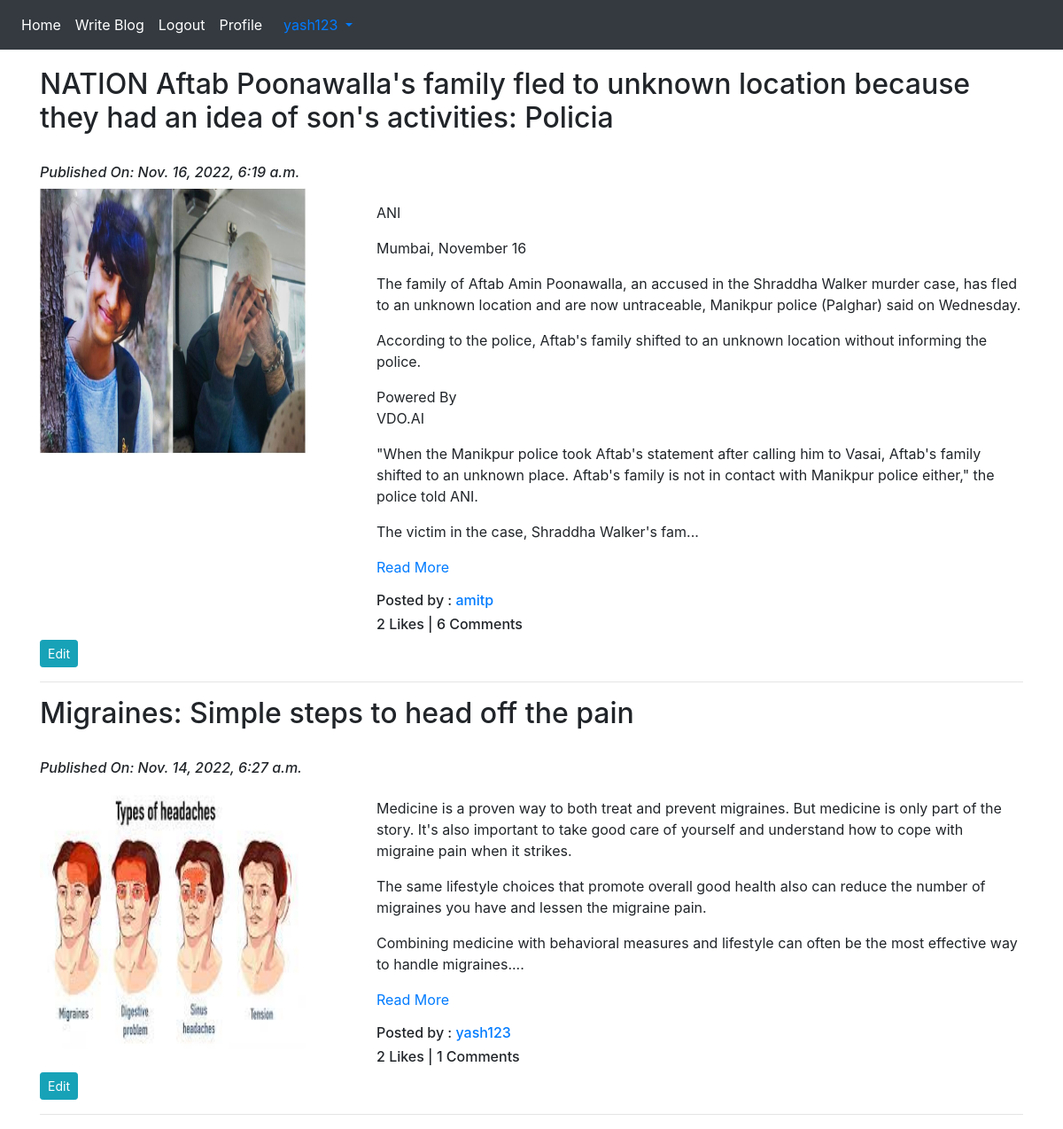
The app's page /blog/ (signed in) with its own data.
### App_Blog/models.py (models this page shows, shortened)
class Blog(models.Model):
    author=models.ForeignKey(User,on_delete=models.CASCADE,related_name='post_author')
    blog_title=models.CharField(max_length=264,verbose_name="Title")
    slug=models.SlugField(max_length=264,unique=True)
    blog_content=models.TextField(verbose_name="What is on Your mind?")
    blog_image=models.ImageField(upload_to='blog_images')
    publish_date=models.DateTimeField(auto_now_add=True)
    update_date=models.DateTimeField(auto_now=True)
    class Meta:
        ordering=['-publish_date']

### App_Blog/views.py (the view)
# urls.py: path('',views.BlogList.as_view(),name='blog_list'),
class BlogList(ListView):
    model=Blog
    template_name  = "App_Blog/blog_list.html"
    context_object_name ='blogs'
    queryset= Blog.objects.order_by('-publish_date')

### App_Blog/templatetags/custom_filter.py (called while the page is built)
def range_filter(value):
    return value[0:600] + "..."

### templates/App_Blog/blog_list.html (shortened to what this page needs)
{% extends 'base.html' %}
{% load custom_filter %}
{% block body_block %}
{% for blog in blogs %}
<h2> {{ blog.blog_title }} </h2>
<br>
<i>
  <h6>Published On: {{ blog.publish_date }}</h6>
</i>
<div class="row">
  <div class="col-sm-4">
    <img src="/media/{{ blog.blog_image }}" alt="{{ blog.blog_title }}"
      style="height:300px;width: 300px; position: relative;" title="{{ blog.blog_title }}">
  </div>
  <div class="col-sm-8">
    <p>{{ blog.blog_content|range_filter|linebreaks }}
      {% if user.is_authenticated %}
      <a href="{% url 'App_Blog:blog_details' slug=blog.slug %}">Read More</a>
      {% else %}
      <a href="{% url 'App_Login:signup'  %}">Read More</a>
      {% endif %}
    </p>
    <h6>Posted by : <a href="#">{{ blog.author }}</a> </h6>
    <h6>{{ blog.liked_blog.count }} Likes | {{ blog.blog_comment.count }} Comments</h6>
  </div>
</div>
{% if user.is_authenticated %}
<a href="{% url 'App_Blog:edit_blog' pk=blog.pk %}" class="btn btn-info btn-sm">Edit</a>
{% endif %}
<hr>
{% endfor %}
{% endblock %}

### templates/base.html (shortened to what this page needs)
<!doctype html>
<html lang="en">
<head>
    <link rel="stylesheet" href="https://maxcdn.bootstrapcdn.com/font-awesome/4.7.0/css/font-awesome.min.css">
    <link rel="stylesheet" href="https://cdn.jsdelivr.net/npm/bootstrap@4.3.1/dist/css/bootstrap.min.css"
>
</head>
<body>
    <nav class="navbar navbar-expand-sm bg-dark navbar-dark">
        <ul class="navbar-nav">
            <li class="nav-item active">
                <a class="nav-link" href="{% url 'index' %}">Home</a>
            </li>
            {% if user.is_authenticated %}
            <li class="nav-item active">
                <a class="nav-link" href="{% url 'App_Blog:create_blog' %}">Write Blog</a>
            </li>
            <li class="nav-item active">
                <a class="nav-link" href="{% url 'App_Login:logout' %}">Logout</a>
            </li>
            <li class="nav-item active">
                <a class="nav-link" href="{% url 'App_Login:profile' %}">Profile</a>
            </li>
            {% endif %}
        </ul>
        {% if user.is_authenticated %}
        <div class="nav-item dropdown">
            <a class="nav-link dropdown-toggle" href="#" id="navbardrop" data-toggle="dropdown">
                {{ user.username }}
            </a>
        </div>
        {% endif %}
    </nav>
    <div class="container " style="padding-top:20px">
        {% block body_block %}
        {% endblock %}
    </div>
</body>
</html>

### records on screen
Blog: blog_title "NATION Aftab Poonawalla's family fled to unknown location because they had an idea of son's activities: Policia", publish_date "Nov. 16, 2022, 6:19 a.m.", blog_image (picture), blog_content|range_filter "ANI Mumbai, November 16 The family of Aftab Amin Poonawalla, an accused in the Shraddha Walker murder case, has fled to an unknown location and are now untraceable, Manikpur police (Palghar) said on Wednesday. According to the police, Aftab's family shifted to an unknown location without informing the police. Powered By VDO.AI \"When the Manikpur police took Aftab's statement after calling him to Vasai, Aftab's family shifted to an unknown place. Aftab's family is not in contact with Manikpur police either,\" the police told ANI. The victim in the case, Shraddha Walker's fam...", author "amitp", liked_blog.count "2", blog_comment.count "6"
Blog: blog_title "Migraines: Simple steps to head off the pain", publish_date "Nov. 14, 2022, 6:27 a.m.", blog_image (picture), blog_content|range_filter "Medicine is a proven way to both treat and prevent migraines. But medicine is only part of the story. It's also important to take good care of yourself and understand how to cope with migraine pain when it strikes. The same lifestyle choices that promote overall good health also can reduce the number of migraines you have and lessen the migraine pain. Combining medicine with behavioral measures and lifestyle can often be the most effective way to handle migraines....", author "yash123", liked_blog.count "2", blog_comment.count "1"

### other values on screen
{{ user.username }} "yash123"
